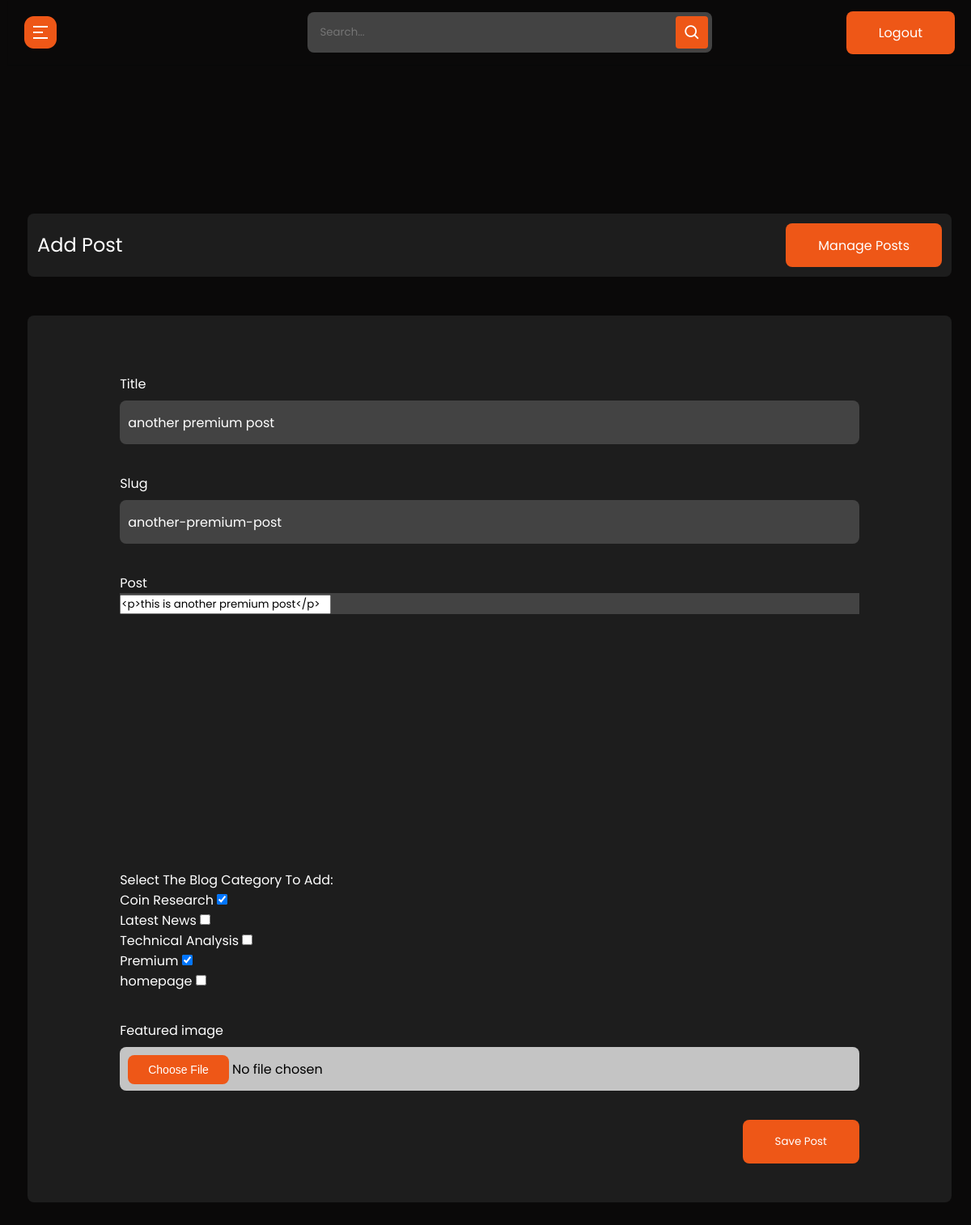
The app's page /update-blog/0728a987-def5-4759-a9b5-a8bc00970fa8 (signed in) with its own data.
### cms/models.py (models this page shows, shortened)
class Blog(models.Model):
    id = models.UUIDField(default=uuid.uuid4, unique=True, primary_key=True, editable=False)
    title = models.CharField(max_length=200)
    slug = models.SlugField(blank=False, null=False)
    author = models.ForeignKey(User, on_delete=models.CASCADE, default=True)
    post = RichTextUploadingField()
    featured_stories = models.BooleanField(default=False)
    latest_news = models.BooleanField(default=False)
    latest_articles = models.BooleanField(default=False)
    featured_image = models.ImageField(null=True, blank=True, default="default.png", upload_to="blog_images/")
    premium = models.BooleanField(default=False)
    home_page = models.BooleanField(default=False)
    likes = models.ManyToManyField(User, related_name="likes")
    created_on = models.DateTimeField(auto_now_add=True)
    updated_on = models.DateTimeField(auto_now=True)
    class Meta:
        ordering = ['-created_on', 'updated_on']

### cms/decorators.py (the view)
        def wrapper_func(request, *args, **kwargs):
            group = None
            if request.user.groups.exists():
                group = request.user.groups.all()[0].name
            if group in allowed_roles:
                return view_func(request, *args, **kwargs)
            else:
                return redirect("unauthorized-page")

### cms/forms.py
class BlogForm(forms.ModelForm):
    title = forms.CharField(required=True)
    post = forms.CharField(widget=CKEditorUploadingWidget(), required=True)
    class Meta:
        model = Blog
        fields = ['title', 'slug', 'post', 'featured_image','featured_stories','latest_news','latest_articles', 'premium', 'home_page']
        exclude = ['author']
    def __init__(self, *args, **kwargs):
        super().__init__(*args, **kwargs)
        self.fields['title'].widget.attrs.update({'class': "input-field", 'placeholder':"title"})
        self.fields['slug'].widget.attrs.update({'class': "input-field", 'placeholder':"slug title"})
        self.fields['post'].widget.attrs.update({'placeholder':"post"})
        self.fields['featured_image'].widget.attrs.update({'class': "input-field", 'placeholder':"image"})
        self.fields['featured_stories'].widget.attrs.update({})
        self.fields['latest_news'].widget.attrs.update({})
        self.fields['latest_articles'].widget.attrs.update({})
        self.fields['home_page'].widget.attrs.update({})
        self.fields['premium'].widget.attrs.update({})

### cms/views.py (called while the page is built)
@login_required(login_url='admin-login')
@allowed_user(allowed_roles=['admin'])
@admin_only
def update_blog(request, pk):
    template_name = 'cms/admin-blog/edit.html'
    blog = Blog.objects.get(id=pk)
    if request.method == 'POST':
        form = BlogForm(request.POST, request.FILES, instance=blog)
        if form.is_valid():
            form.save()
            messages.success(request, f"Post updated successfully")
            return redirect('admin-blog')
        messages.error(request, f"Unable to update post, try again")
        form = BlogForm(request.POST, request.FILES, instance=blog)
    else:
        form = BlogForm(instance=blog)
    context = {'form':form}
    return render(request, template_name, context)

### cms/templates/cms/admin-blog/edit.html (shortened to what this page needs)
{% extends 'admin_base.html' %}
{% load static %}
{% block content %}
  <section class="panel-section" style="margin-top:-700px">
    <div class="panel-content">
      <div class="page-wrapper admin-wrapper">
            <section class="alt-nav">
                <h4>Add Post</h4>
                <a href="{% url 'admin-blog' %}" class="btn">Manage Posts</a>
            </section>
            <div class="content-container">
                <section class="add-post">
                    <div class="fields-wrapper">
                        <form action="" method="post" enctype="multipart/form-data">
                            <main>
                                <label for="postTitle">Title</label>
                                {{ form.title }}
                            </main>
                            <main>
                                <label for="postTitle">Slug</label>
                                {{ form.slug }}
                            </main>
                            <main>
                                <div style="margin-bottom:280px;">
                                    <label for="postTitle">Post</label>
                                    <div id="editor" class="form-body">
                                        {{ form.post }}
                                    </div>
                                </div>
                            </main>
                            <main>
                                <label for="postscategory"> Select The Blog Category To Add:</label>
                                  <label for="postscategory"> Coin Research {{ form.featured_stories }}</label>
                                  <label for="postscategory"> Latest News {{ form.latest_news }}</label>
                                  <label for="postscategory"> Technical Analysis {{ form.latest_articles }}</label>
                                  <label for="postscategory"> Premium {{ form.premium }}</label>
                                  <label for="postscategory"> homepage {{ form.home_page }}</label>
                              </main>
                              <main class="margin-top">
                                  <div>
                                      {% for field in form %}
                                          {% if field.field.widget.input_type == "file" %}
                                              <label for="">{{field.label}}</label>
                                              <input type="{{field.field.widget.input_type}}" name="{{field.name}}" id="{{field.id}}" value="{{field.value}}" class="input-field" required>
                                          {% endif %}
                                      {% endfor %}
                                  </div>
                              </main>
                            <button class="btn" type="submit" name="submit-btn">Save Post</button>
                        </form>
                    </div>
                </section>
            </div>
      </div>
    </div>
  </section>
{% endblock content %}

### static/css/style.css (style rules this page uses)
html { scroll-behavior: smooth; }
* { margin: 0; padding: 0; -webkit-box-sizing: border-box; box-sizing: border-box; }
body { font-family: "Poppins", sans-serif; background-color: #0a0909; color: #fff; max-width: 1440px; margin: auto; }
.page-wrapper { padding: 0 24px; }
h4 { font-size: clamp(20px, 3vw, 24px); }
h2, h4, h5 { line-height: 1.2; }
.margin-top { margin-top: 36px; }
a { text-decoration: none; color: #fff; }
.btn { padding: 15px 40px; border: 0px; border-radius: 8px; background-color: #ee5717; font-family: "Poppins", sans-serif; -webkit-transition: 0.3s; transition: 0.3s; height: 54px; width: auto; }
a.btn { text-decoration: none; color: #fff; }
button { color: #fff; font-family: "Poppins", sans-serif; }
.input-field, textarea { background-color: #434343; color: #fff; padding: 10px; height: 54px; outline: none; border: none; border-radius: 8px; font-size: 16px; font-family: "poppins", sans-serif; width: 80%; }
section.alt-nav { margin-top: 60px; }

### static/css/admin.css (style rules this page uses)
* { font-family: "Poppins", sans-serif; }
button { outline: none; border: unset; }
.alt-nav { width: 100%; display: -webkit-box; display: -ms-flexbox; display: flex; -webkit-box-pack: justify; -ms-flex-pack: justify; justify-content: space-between; -webkit-box-align: center; -ms-flex-align: center; align-items: center; padding: 12px; background-color: #1D1D1D; border-radius: 8px; margin-top: 24px; }
.alt-nav h4 { font-weight: 400; }
.content-container { background-color: #1D1D1D; margin: 48px 0; border-radius: 8px; }
.add-post .fields-wrapper { display: -webkit-box; display: -ms-flexbox; display: flex; -webkit-box-orient: vertical; -webkit-box-direction: normal; -ms-flex-direction: column; flex-direction: column; -webkit-box-align: center; -ms-flex-align: center; align-items: center; padding-top: 48px; }
.add-post .fields-wrapper form { width: 80%; margin-top: 24px; }
.add-post .fields-wrapper form main { display: -webkit-box; display: -ms-flexbox; display: flex; -webkit-box-orient: vertical; -webkit-box-direction: normal; -ms-flex-direction: column; flex-direction: column; margin-bottom: 36px; }
#editor { width: 100%; }
.add-post .fields-wrapper form .input-field, .add-post .fields-wrapper form textarea { margin-top: 8px; width: 100%; }
.add-post .fields-wrapper .form-body { resize: none; height: 100%; background-color: #434343; }
.add-post .fields-wrapper input[type=file] { background-color: #C4C4C4; color: #000; }
.add-post .fields-wrapper .btn { margin-bottom: 48px; float: right; }

### static/css/sidebar.css (style rules this page uses)
.panel-section { position: relative; min-height: 100vh; width: calc(100% - 240px); left: 240px; transition: all 0.5s ease; }
.panel-section .panel-content { position: relative; padding-top: 104px; }
@media (max-width: 1240px) { .panel-section { width: calc(100% - 10px); left: 10px; } }

### records on screen
Blog: title "another premium post", slug "another-premium-post", post "<p>this is another premium post</p>", featured_stories "☑", premium "☑"

### other values on screen
{{ field.label }} "Featured image"
